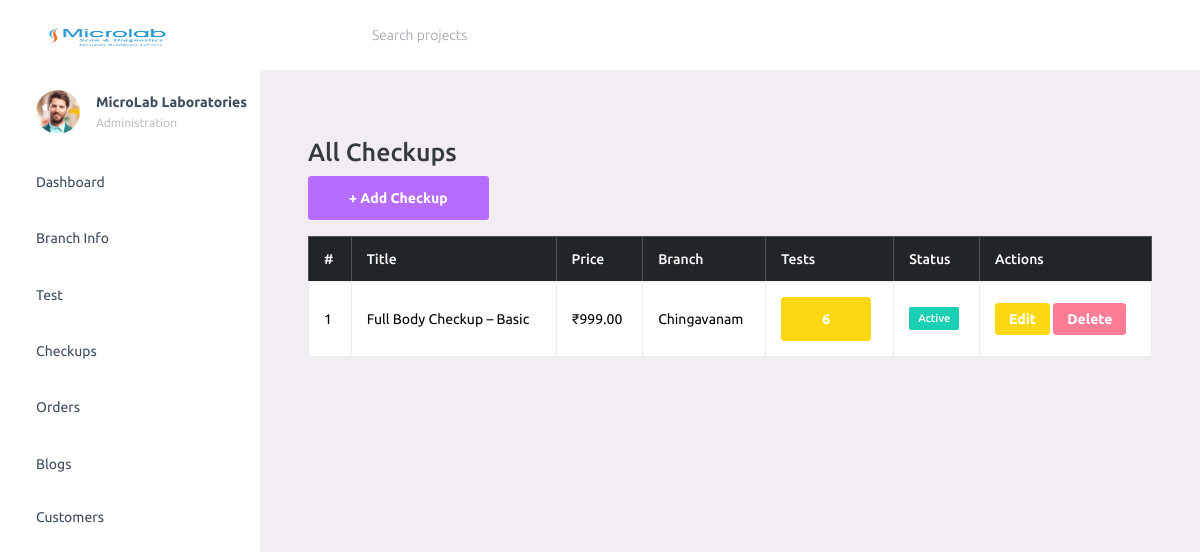
The app's page /Checkups/ with its own data.
### Diagnosis_App/models.py (models this page shows)
class Checkup(models.Model):
    title = models.CharField(max_length=150)
    slug = models.SlugField(unique=True)
    description = models.TextField()
    tests = models.ManyToManyField(DiagnosticTest, blank=True)
    branch = models.ForeignKey(Branch, on_delete=models.SET_NULL, null=True, blank=True)
    views = models.IntegerField(default=0)
    report_time = models.CharField(max_length=100)
    price = models.DecimalField(max_digits=8, decimal_places=2)
    fasting_required = models.BooleanField(default=False)
    sample_type = models.CharField(max_length=100)
    target_audience = models.CharField(max_length=200, blank=True, null=True)
    purpose = models.TextField(blank=True, null=True)
    active = models.BooleanField(default=True)

class Branch(models.Model):
    name = models.CharField(max_length=100)
    address = models.TextField()
    pincode = models.CharField(max_length=10)
    contact_number = models.CharField(max_length=15)
    email = models.EmailField(blank=True, null=True)
    active = models.BooleanField(default=True)

### Diagnosis_App/views.py (the view)
# urls.py: path('Checkups/', views.checkup_list, name='checkup_list'),
def checkup_list(request):
    checkups = Checkup.objects.all()
    branches = Branch.objects.all()
    return render(request, 'checkup_list.html', {'checkups': checkups,"branches":branches})

### templates/checkup_list.html (shortened to what this page needs)
{% include 'navbar.html' %}
<div class="container mt-4">
  <h3>All Checkups</h3>
  <a href="{% url 'checkup_add' %}" class="btn btn-primary mb-3">+ Add Checkup</a>
  <table class="table table-bordered">
    <thead class="table-dark">
      <tr>
        <th>#</th>
        <th>Title</th>
        <th>Price</th>
        <th>Branch</th>
        <th>Tests</th>
        <th>Status</th>
        <th>Actions</th>
      </tr>
    </thead>
    <tbody>
      {% for c in checkups %}
      <tr>
        <td>{{ forloop.counter }}</td>
        <td>{{ c.title }}</td>
        <td>₹{{ c.price }}</td>
        <td>{{ c.branch.name }}</td>
        <td>
  <a href="#" data-bs-toggle="modal" class="btn btn-warning" data-bs-target="#testModal{{ c.id }}">
    {{ c.tests.count }}
  </a>
</td>
        <td>
          {% if c.active %}
            <span class="badge bg-success">Active</span>
          {% else %}
            <span class="badge bg-secondary">Inactive</span>
          {% endif %}
        </td>
        <td>
          <a href="{% url 'checkup_edit' c.id %}" class="btn btn-warning btn-sm">Edit</a>
          <a href="{% url 'checkup_delete' c.id %}" class="btn btn-danger btn-sm">Delete</a>
        </td>
      </tr>
      {% endfor %}
    </tbody>
  </table>
</div>

### records on screen
Checkup: title "Full Body Checkup – Basic", price "999.00", branch.name "Chingavanam", tests.count "6", active "Active"
